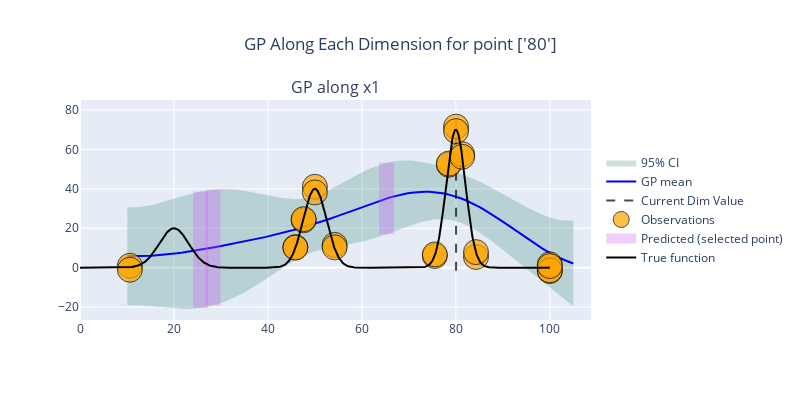

This figure's notebook cell:
### Markdown cell above
* Introducing a noise channel significantly improves fit performance, even if no technical repeats are provided to narrow down the mean.
However,a heteroscedastic, or at least technical repeat aware noise kernel would be preferable.

### Code cell
runs = tester.run(mg.GammaNoiseSGP, n_runs=4, technical_repeats=2, batch_size=3, noise_fn=noise_fn, plot_each=False).plot_GP(mg.GammaNoiseSGP, figsize=(8, 4))
plot_test(runs)

### Figure 1 — Plotly figure (JSON) as saved in the notebook; plotly's stock layout.template omitted (floating-point values rounded to 4 significant figures; data arrays with more than 128 entries replaced by an {"elided": "..."} marker saying what was removed)
{"data": [{"fill": "toself", "fillcolor": "rgba(0,100,80,0.2)", "line": {"color": "rgba(255,255,255,0)"}, "name": "95% CI", "showlegend": true, "type": "scatter", "x": {"elided": "200 float values"}, "xaxis": "x", "y": {"elided": "200 float values"}, "yaxis": "y"}, {"line": {"color": "blue"}, "mode": "lines", "name": "GP mean", "showlegend": true, "type": "scatter", "x": [10.08, 11.04, 12.0, 12.96, 13.91, 14.87, 15.83, 16.79, 17.75, 18.71, 19.67, 20.63, 21.59, 22.54, 23.5, 24.46, 25.42, 26.38, 27.34, 28.3, 29.26, 30.21, 31.17, 32.13, 33.09, 34.05, 35.01, 35.97, 36.93, 37.88, 38.84, 39.8, 40.76, 41.72, 42.68, 43.64, 44.6, 45.55, 46.51, 47.47, 48.43, 49.39, 50.35, 51.31, 52.27, 53.23, 54.18, 55.14, 56.1, 57.06, 58.02, 58.98, 59.94, 60.9, 61.85, 62.81, 63.77, 64.73, 65.69, 66.65, 67.61, 68.57, 69.52, 70.48, 71.44, 72.4, 73.36, 74.32, 75.28, 76.24, 77.2, 78.15, 79.11, 80.07, 81.03, 81.99, 82.95, 83.91, 84.87, 85.82, 86.78, 87.74, 88.7, 89.66, 90.62, 91.58, 92.54, 93.49, 94.45, 95.41, 96.37, 97.33, 98.29, 99.25, 100.2, 101.2, 102.1, 103.1, 104.0, 105.0], "xaxis": "x", "y": [5.866, 5.833, 5.836, 5.873, 5.944, 6.048, 6.184, 6.351, 6.547, 6.772, 7.023, 7.299, 7.598, 7.918, 8.258, 8.615, 8.988, 9.375, 9.775, 10.19, 10.61, 11.04, 11.47, 11.92, 12.37, 12.83, 13.3, 13.77, 14.26, 14.75, 15.25, 15.76, 16.29, 16.83, 17.38, 17.95, 18.54, 19.15, 19.78, 20.43, 21.11, 21.81, 22.53, 23.28, 24.04, 24.83, 25.64, 26.46, 27.3, 28.15, 29.01, 29.86, 30.72, 31.56, 32.39, 33.2, 33.98, 34.72, 35.41, 36.06, 36.64, 37.16, 37.61, 37.97, 38.25, 38.43, 38.51, 38.49, 38.36, 38.12, 37.77, 37.31, 36.73, 36.03, 35.23, 34.32, 33.3, 32.19, 30.99, 29.7, 28.34, 26.92, 25.43, 23.91, 22.34, 20.76, 19.16, 17.56, 15.97, 14.41, 12.88, 11.39, 9.96, 8.591, 7.294, 6.077, 4.948, 3.912, 2.974, 2.138], "yaxis": "y"}, {"line": {"color": "black", "dash": "dash", "width": 2}, "mode": "lines", "name": "Current Dim Value", "opacity": 0.7, "showlegend": true, "type": "scatter", "x": [80.04, 80.04], "xaxis": "x", "y": [-1.601, 75.14], "yaxis": "y"}, {"hoverinfo": "text", "hovertext": ["Group 0<br>x: 50<br>y: 41", "Group 1<br>x: 45.8<br>y: 10.5", "Group 2<br>x: 78.5<br>y: 52.2", "Group 0<br>x: 50<br>y: 38.2", "Group 1<br>x: 45.8<br>y: 10.2", "Group 2<br>x: 78.5<br>y: 52.8", "Group 3<br>x: 75.5<br>y: 5.92", "Group 4<br>x: 81.3<br>y: 57.6", "Group 5<br>x: 54.2<br>y: 11.6", "Group 3<br>x: 75.5<br>y: 6.73", "Group 4<br>x: 81.3<br>y: 56.3", "Group 5<br>x: 54.2<br>y: 10.3", "Group 6<br>x: 80<br>y: 71.6", "Group 7<br>x: 84.3<br>y: 5.45", "Group 8<br>x: 10.6<br>y: 0.976", "Group 6<br>x: 80<br>y: 69.3", "Group 7<br>x: 84.3<br>y: 7.89", "Group 8<br>x: 10.6<br>y: -1.03", "Group 9<br>x: 100<br>y: -1.69", "Group 9<br>x: 100<br>y: 1.68", "Group 10<br>x: 47.6<br>y: 24.1", "Group 9<br>x: 100<br>y: -1.34", "Group 9<br>x: 100<br>y: 0.838", "Group 10<br>x: 47.6<br>y: 24.6"], "marker": {"color": "orange", "line": {"color": "black", "width": 1}, "opacity": 0.7, "size": [25, 25, 25, 25, 25, 25, 25, 25, 25, 25, 25, 25, 25, 25, 25, 25, 25, 25, 25, 25, 25, 25, 25, 25]}, "mode": "markers", "name": "Observations", "showlegend": true, "type": "scatter", "x": [50.0, 45.84, 78.51, 50.0, 45.84, 78.51, 75.52, 81.34, 54.19, 75.52, 81.34, 54.19, 80.04, 84.29, 10.61, 80.04, 84.29, 10.61, 100.0, 100.0, 47.61, 100.0, 100.0, 47.61], "xaxis": "x", "y": [41.04, 10.46, 52.22, 38.18, 10.16, 52.8, 5.917, 57.6, 11.57, 6.734, 56.28, 10.31, 71.56, 5.452, 0.9759, 69.27, 7.893, -1.027, -1.685, 1.677, 24.08, -1.342, 0.8377, 24.62], "yaxis": "y"}, {"hoverinfo": "text", "hovertext": "Predicted Group G11<br>x: 28.3<br>y: 10.2±29.4", "line": {"color": "#D45AFF", "width": 15}, "mode": "lines", "name": "Predicted (selected point)", "opacity": 0.3, "showlegend": true, "type": "scatter", "x": [28.32, 28.32], "xaxis": "x", "y": [-19.19, 39.58], "yaxis": "y"}, {"hoverinfo": "text", "hovertext": "Predicted Group G12<br>x: 25.7<br>y: 9.1±29.5", "line": {"color": "#D45AFF", "width": 15}, "mode": "lines", "name": "Predicted (selected point)", "opacity": 0.3, "showlegend": false, "type": "scatter", "x": [25.7, 25.7], "xaxis": "x", "y": [-20.43, 38.64], "yaxis": "y"}, {"hoverinfo": "text", "hovertext": "Predicted Group G13<br>x: 65.3<br>y: 35.1±18.1", "line": {"color": "#D45AFF", "width": 15}, "mode": "lines", "name": "Predicted (selected point)", "opacity": 0.3, "showlegend": false, "type": "scatter", "x": [65.25, 65.25], "xaxis": "x", "y": [17.0, 53.21], "yaxis": "y"}, {"line": {"color": "black"}, "mode": "lines", "name": "True function", "type": "scatter", "x": {"elided": "1000 float values"}, "y": {"elided": "1000 float values"}}], "layout": {"annotations": [{"font": {"size": 16}, "showarrow": false, "text": "GP along x1", "x": 0.5, "xanchor": "center", "xref": "paper", "y": 1, "yanchor": "bottom", "yref": "paper"}], "height": 400, "legend": {"x": 1.02, "xanchor": "left", "y": 0.5, "yanchor": "middle"}, "showlegend": true, "title": {"text": "GP Along Each Dimension for point ['80']", "x": 0.5, "xanchor": "center"}, "width": 800, "xaxis": {"anchor": "y", "domain": [0, 1]}, "yaxis": {"anchor": "x", "domain": [0, 1]}}}
